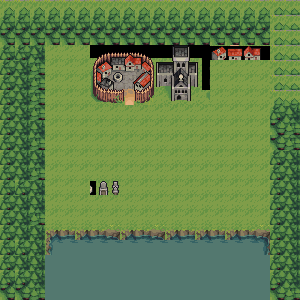

This is a level from a 2D game, rendered from its Tiled map with the project's own tilesets. A one-line summary and the complete map file follow:
An orthogonal 20x20 tile map with 15x15 px tiles, 1 tile layer (Tile Layer 1) and 14 objects.

<map version="1.2" tiledversion="1.3.2" orientation="orthogonal" renderorder="right-down" compressionlevel="0" width="20" height="20" tilewidth="15" tileheight="15" infinite="0" nextlayerid="13" nextobjectid="19">
 <editorsettings>
  <export target="prueba2.json" format="json" />
 </editorsettings>
 <tileset firstgid="1" name="overworld_tileset_grass" tilewidth="15" tileheight="15" tilecount="264" columns="12">
  <image source="overworld_tileset_grass.png" width="192" height="336" />
 </tileset>
 <layer id="9" name="Tile Layer 1" width="20" height="20">
  <data encoding="csv">
59,59,59,59,59,59,59,59,59,59,59,59,59,59,59,59,59,59,59,60,
71,71,71,71,71,71,71,71,71,71,71,71,71,71,71,71,71,71,59,60,
83,83,83,83,83,83,83,83,83,83,83,83,83,83,83,83,83,83,59,60,
71,71,72,1,1,1,157,158,159,160,161,162,163,164,206,207,208,209,59,60,
71,72,84,1,1,1,169,170,171,172,173,174,175,176,1,1,1,1,59,60,
71,72,84,1,1,1,181,182,183,184,185,186,187,188,1,1,1,1,59,60,
71,72,84,1,1,1,193,194,195,196,197,198,199,200,1,1,1,1,59,60,
71,72,84,1,1,1,1,1,1,1,1,1,1,1,1,1,1,1,71,72,
71,72,72,1,1,1,1,1,1,1,1,1,1,1,1,1,1,1,83,84,
71,72,84,1,1,1,1,1,1,1,1,1,1,1,1,1,1,1,83,84,
71,72,72,1,1,1,1,1,1,1,1,1,1,1,1,1,1,1,71,72,
71,72,84,1,1,1,1,1,1,1,1,1,1,1,1,1,1,1,71,72,
71,71,72,1,1,1,211,212,1,1,1,1,1,1,1,1,1,1,71,72,
71,72,72,1,1,1,1,1,1,1,1,1,1,1,1,1,1,1,71,72,
71,72,84,1,1,1,1,1,1,1,1,1,1,1,1,1,1,1,71,72,
71,72,72,49,50,49,50,51,49,50,51,49,50,49,50,49,50,51,71,72,
71,71,72,61,62,62,62,62,62,62,62,62,62,62,62,62,62,63,71,72,
71,72,72,74,74,74,74,74,74,74,74,74,74,74,74,74,74,74,71,72,
71,71,72,74,74,74,74,74,74,74,74,74,74,74,74,74,74,74,71,72,
83,83,84,74,74,74,74,74,74,74,74,74,74,74,74,74,74,74,83,84
</data>
 </layer>
 <objectgroup color="#aa0000" id="11" name="Stop">
  <object id="4" x="9.34903" y="27.0083" width="33.241" height="256.06" />
  <object id="5" x="47.2645" y="228.532" width="220.741" height="71.6759" />
  <object id="6" x="271.122" y="19.7368" width="29.0859" height="228.012" />
  <object id="8" x="42.0706" y="3.63573" width="223.857" height="36.3573" />
  <object id="9" x="91.9321" y="46.7452" width="27.0083" height="58.1717" />
  <object id="10" x="138.158" y="48.3033" width="24.9307" height="54.0166" />
  <object id="11" x="119.46" y="44.6676" width="18.6981" height="33.241" />
  <object id="12" x="165.166" y="44.6676" width="43.1094" height="48.8227" />
  <object id="13" x="212.431" y="43.6288" width="47.7839" height="8.82964" />
  <object id="14" x="213.47" y="54.0166" width="4.67452" height="6.75208" />
  <object id="15" x="237.881" y="55.0554" width="4.67452" height="5.7133" />
  <object id="16" x="256.579" y="55.5748" width="13.5042" height="9.86842" />
  <object id="17" x="91.4127" y="176.593" width="28.5665" height="15.5817" />
 </objectgroup>
 <objectgroup color="#00ff00" id="12" name="City">
  <object id="18" x="121.018" y="79.4668" width="15.0623" height="13.5042" />
 </objectgroup>
</map>
